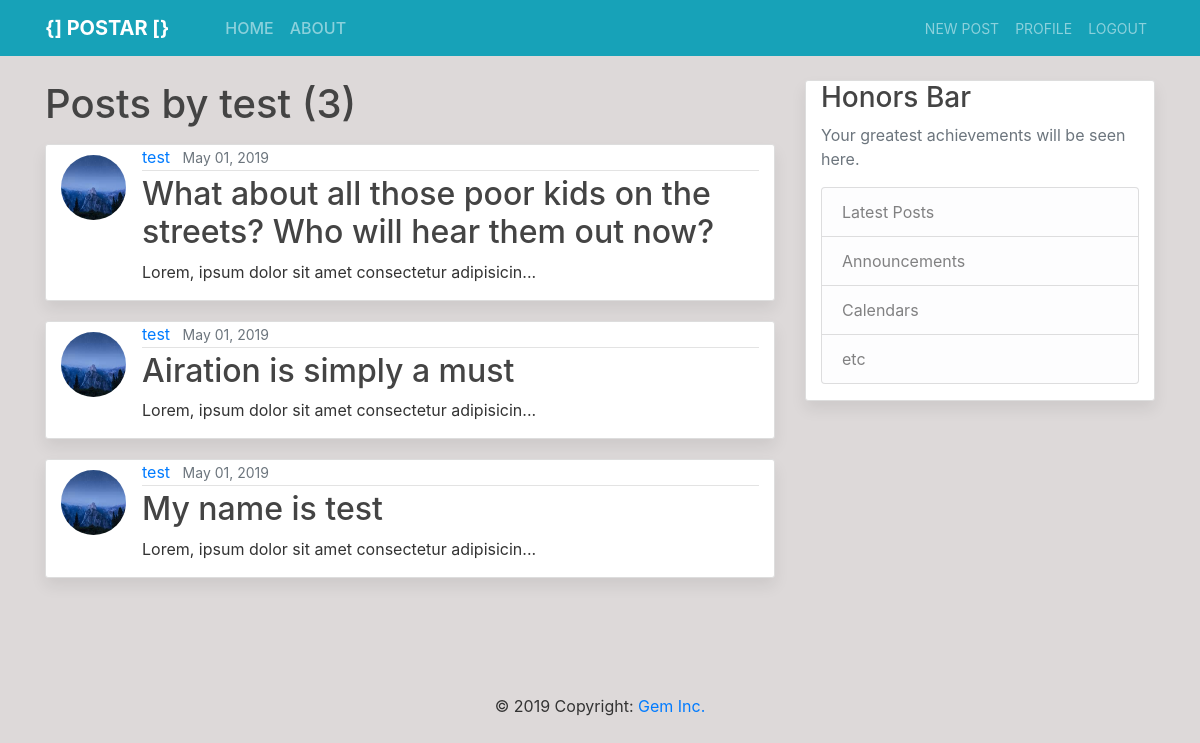
/user/test/ (signed in), run on the app's committed database.
### blog/models.py (models this page shows, shortened)
class Post(models.Model):
    title = models.CharField(max_length=100)
    content = models.TextField()
    date_posted = models.DateTimeField(auto_now_add=True)
    author = models.ForeignKey(User, on_delete=models.CASCADE)
    def snippet(self):
        if Post.content == [50]:
            return self.content[50]
        else:
            return self.content[:50] + '...'

### users/models.py (models this page shows, shortened)
class Profile(models.Model):
    user = models.OneToOneField(User, on_delete=models.CASCADE)
    image = models.ImageField(default='default.jpg', upload_to='profile_pics')

### blog/views.py (the view)
# urls.py: path('user/<str:username>/', UserPostListView.as_view(), name='user-posts'),
class UserPostListView(ListView):
    model = Post
    template_name = 'blog/user_posts.html'
    context_object_name = 'posts'
    paginate_by = 3
    def get_queryset(self):
        user = get_object_or_404(User, username=self.kwargs.get('username'))
        return Post.objects.filter(author=user).order_by('-date_posted')

### blog/templates/blog/user_posts.html (shortened to what this page needs)
{% extends 'blog/base.html' %}
{% block content %}
{% if user.is_authenticated%}
<h1 class="mb-3">Posts by {{ view.kwargs.username }} ({{ page_obj.paginator.count }})</h1>
{% for post in posts%}
<div class="content-section special">
<article class="container media">
        <a href="{% url 'user-profile' post.author.username %}"><img src="{{ post.author.profile.image.url }}" class="rounded-circle article-img" alt="profile"></a>
        <div class="media-body">
        <div class="article-metadata">
            <a href="{% url 'user-posts' post.author.username %}" class="mr-2">{{ post.author }}</a>
            <small class="text-muted">{{ post.date_posted|date:"F d, Y" }}</small>
        </div>
        <h2><a class="article-title" href="{% url 'post-detail' post.id%}">{{ post.title }}</a></h2>
        <p class="article-content">{{ post.snippet }}</p>
    </div>
</article>
</div>
{% endfor %}
{% else %}
<h1>You must be logged in first</h1>
<a href="{% url 'login' %}">Login</a>
{% endif %}
{% endblock %}

### blog/static/blog/css/main.css (style rules this page uses)
body { background: #ddd9d9; color: #333333; margin-top: 5rem; }
h1, h2, h3, h4, h5, h6 { color: #444444; }
.content-section { background: #ffffff; padding: 10px, 20px; border: 1px solid #dddddd; border-radius: 3px; margin-bottom: 20px; box-shadow: 0 0.5rem 1rem rgba(0, 0, 0, 0.075) !important; }
.article-title { color: #444444; }
.article-content { white-space: pre-line; }
.article-img { height: 65px; width: 65px; margin-right: 16px; margin-top: 10px; }
.article-metadata { padding-bottom: 1px; margin-bottom: 4px; border-bottom: 1px solid #e3e3e3; }

### data on the page
Post: author.profile.image (placeholder picture), author "test", date_posted "May 01, 2019", title "What about all those poor kids on the streets? Who will hear them out now?", snippet "Lorem, ipsum dolor sit amet consectetur adipisicin..."
Post: author.profile.image (placeholder picture), author "test", date_posted "May 01, 2019", title "Airation is simply a must", snippet "Lorem, ipsum dolor sit amet consectetur adipisicin..."
Post: author.profile.image (placeholder picture), author "test", date_posted "May 01, 2019", title "My name is test", snippet "Lorem, ipsum dolor sit amet consectetur adipisicin..."

### other printed values
{{ view.kwargs.username }} "test"
{{ page_obj.paginator.count }} "3"
